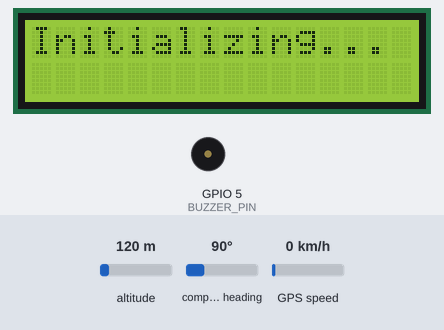
The sketch below on a simulated ESP32. On the bench: 16×2 character LCD, buzzer (waves = sounding, pin HIGH). The inputs (shaded band) are chosen by the test bench; at power-on: GPS speed 0 km/h, altitude 120 m, compass heading 90°. WiFi joins after 1.5 s; servers stay silent unless stated; network time is answered at once with the bench clock; the local clock reads 2024-03-15 10:24:30 at power-on unless the sketch sets it; the GPS gets a fix after 3 s at 37.7749, -122.4194 with 8 satellites; what the sketch prints to the serial monitor is not drawn.

Above: at 1.6 s.
At 4.9 s:
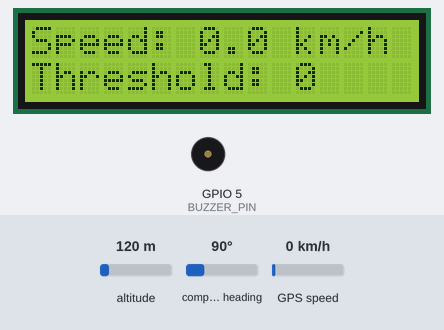
5.0 s: GPS speed set to 2 km/h
At 7.4 s:
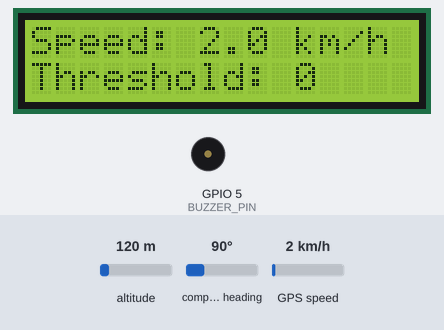
7.7 s: GPS speed set to 30 km/h
At 9.1 s:
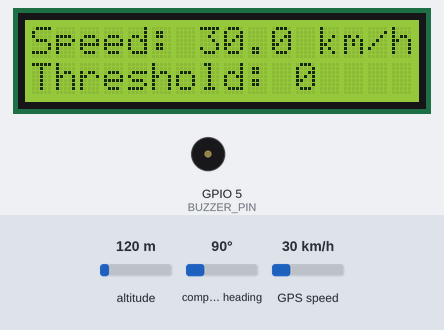
10.0 s: GPS speed set to 60 km/h
At 11.5 s:
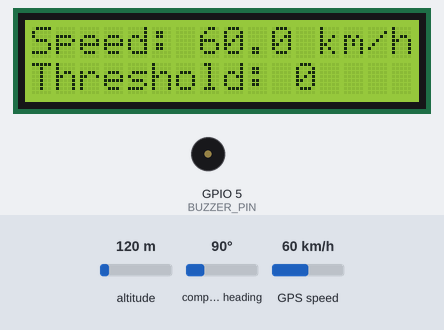
Timing chart, 0 to 13.0 s (numbered marks = the images above; inputs shaded):
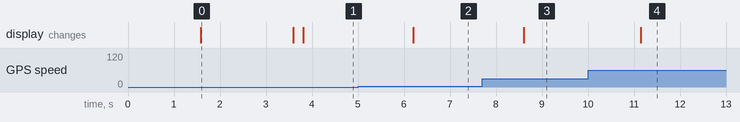

The sketch:

WearTech_Arduino_FinalProject.ino
```cpp
#include <WiFi.h>
#include <Firebase_ESP_Client.h>
#include <TinyGPS++.h>
#include <WiFiUdp.h>
#include <NTPClient.h>
#include <Wire.h>
#include <LiquidCrystal_I2C.h>

// Wi-Fi credentials
const char* WIFI_SSID = "Ajhe";
const char* WIFI_PASSWORD = "cobatebak";

// Firebase credentials
const char* API_KEY = "AIzaSyCrfQNw5y_G8b1txPQK6H_TPvyeInYz0sI";
const char* DATABASE_URL = "https://weartech-marathonmaster.firebaseio.com";
const char* FIREBASE_PROJECT_ID = "weartech-marathonmaster";
const char* USER_EMAIL = "name";
const char* USER_PASSWORD = "1234567890";

// Firebase objects
FirebaseConfig config;
FirebaseAuth auth;
FirebaseData fbdo;

// GPS setup
TinyGPSPlus gps;
HardwareSerial gpsSerial(2); // Use Serial2 for GPS (TX: GPIO17, RX: GPIO16)

// NTP client setup
WiFiUDP ntpUDP;
NTPClient timeClient(ntpUDP, "pool.ntp.org", 0, 60000); // UTC timezone

// LCD configuration
LiquidCrystal_I2C lcd(0x27, 16, 2); // Adjust address as needed

// Buzzer configuration
#define BUZZER_PIN 5 // GPIO5 for the buzzer

// Timer variables
unsigned long fetchMillis = 0;
const long fetchInterval = 10000; // 10 seconds

// Speed threshold
int speedThreshold = 0; // Default value (will be updated from Firestore)

void setup() {
  Serial.begin(115200);

  // Connect to Wi-Fi
  WiFi.begin(WIFI_SSID, WIFI_PASSWORD);
  Serial.print("Connecting to Wi-Fi");
  while (WiFi.status() != WL_CONNECTED) {
    delay(500);
    Serial.print(".");
  }
  Serial.println("\nConnected to Wi-Fi!");
  Serial.print("IP Address: ");
  Serial.println(WiFi.localIP());

  // Firebase configuration
  config.api_key = API_KEY;
  config.database_url = DATABASE_URL;
  config.token_status_callback = tokenStatusCallback;

  auth.user.email = USER_EMAIL;
  auth.user.password = USER_PASSWORD;

  // Initialize Firebase
  Firebase.begin(&config, &auth);
  Firebase.reconnectWiFi(true);

  if (Firebase.ready()) {
    Serial.println("Firebase initialized successfully!");
  } else {
    Serial.println("Failed to initialize Firebase:");
    Serial.println(config.signer.tokens.error.message.c_str());
  }

  // Initialize GPS and NTP client
  gpsSerial.begin(9600, SERIAL_8N1, 16, 17); // RX = 16, TX = 17
  timeClient.begin();

  // Initialize LCD
  Wire.begin(25, 26); // SDA: GPIO25, SCL: GPIO26
  lcd.begin(16, 2);
  lcd.setBacklight(1);
  lcd.clear();
  lcd.print("Initializing...");
  delay(2000);
  lcd.clear();

  // Initialize Buzzer
  pinMode(BUZZER_PIN, OUTPUT);
  digitalWrite(BUZZER_PIN, LOW);

  // Initial fetch of speed threshold
  fetchSpeedThreshold();
}

void loop() {
  // Update GPS data
  while (gpsSerial.available() > 0) {
    gps.encode(gpsSerial.read());
  }

  // Ensure NTP client is updated
  timeClient.update();

  // Update speed threshold every 10 seconds
  if (millis() - fetchMillis >= fetchInterval) {
    fetchMillis = millis();
    fetchSpeedThreshold();
  }

  // Check if GPS data is updated
  if (gps.location.isUpdated()) {
    double latitude = gps.location.lat();
    double longitude = gps.location.lng();
    float speed = gps.speed.kmph();
    String timestamp = getFormattedTimestamp();

    // Display speed and threshold on LCD
    lcd.clear();
    lcd.setCursor(0, 0);
    lcd.print("Speed: ");
    lcd.print(speed, 1);
    lcd.print(" km/h");
    lcd.setCursor(0, 1);
    lcd.print("Threshold: ");
    lcd.print(speedThreshold);

    // Check speed threshold and activate buzzer
    if (speed < speedThreshold) {
      digitalWrite(BUZZER_PIN, HIGH); // Turn on the buzzer
    } else {
      digitalWrite(BUZZER_PIN, LOW); // Turn off the buzzer
    }

    // Log and insert data into Firestore
    Serial.printf("Latitude: %.6f, Longitude: %.6f, Speed: %.2f km/h, Threshold: %d km/h\n", latitude, longitude, speed, speedThreshold);
    createFirestoreDocument(latitude, longitude, speed, timestamp);

    // Delay 1 second before the next iteration
    delay(1000);
  }
}

String getFormattedTimestamp() {
  time_t epochTime = timeClient.getEpochTime();
  char timestamp[40];
  strftime(timestamp, sizeof(timestamp), "%Y-%m-%dT%H:%M:%SZ", gmtime(&epochTime));
  return String(timestamp);
}

void createFirestoreDocument(double lat, double lng, float spd, String timestamp) {
  if (Firebase.ready()) {
    FirebaseJson content;
    content.set("fields/latitude/doubleValue", lat);
    content.set("fields/longitude/doubleValue", lng);
    content.set("fields/speed/doubleValue", spd);
    content.set("fields/timestamp/timestampValue", timestamp);

    if (Firebase.Firestore.createDocument(&fbdo, FIREBASE_PROJECT_ID, "(default)", "gps_data/" + timestamp, content.raw())) {
      Serial.println("Document created successfully!");
    } else {
      Serial.println("Failed to create document:");
      Serial.println(fbdo.errorReason());
    }
  }
}

void fetchSpeedThreshold() {
  String documentPath = "set_speed/speed_threshold"; // Document path
  if (Firebase.Firestore.getDocument(&fbdo, FIREBASE_PROJECT_ID, "(default)", documentPath.c_str())) {
    FirebaseJson json;
    json.setJsonData(fbdo.payload());
    FirebaseJsonData jsonData;
    if (json.get(jsonData, "fields/speed/integerValue")) {
      speedThreshold = jsonData.intValue;
      Serial.printf("Updated speed threshold: %d km/h\n", speedThreshold);

      // Display the updated speed threshold on the LCD
      lcd.clear();
      lcd.setCursor(0, 0);
      lcd.print("Threshold: ");
      lcd.setCursor(0, 1);
      lcd.print(speedThreshold);
    } else {
      Serial.println("Speed field not found in the document.");
    }
  } else {
    Serial.println("Failed to fetch speed threshold:");
    Serial.println(fbdo.errorReason());
  }
}

void tokenStatusCallback(TokenInfo info) {
  Serial.printf("Token Info: type = %d, status = %d\n", info.type, info.status);
}
```

Measured:
- after the input at 5.0 s, the display: changes after 1.2 s (image 2)
- after the input at 7.7 s, the display: changes after 0.90 s (image 3)
- after the input at 10.0 s, the display: changes after 1.1 s (image 4)
- what the display in image 0 shows lasts 2.0 s, from 1.6 s to 3.6 s
